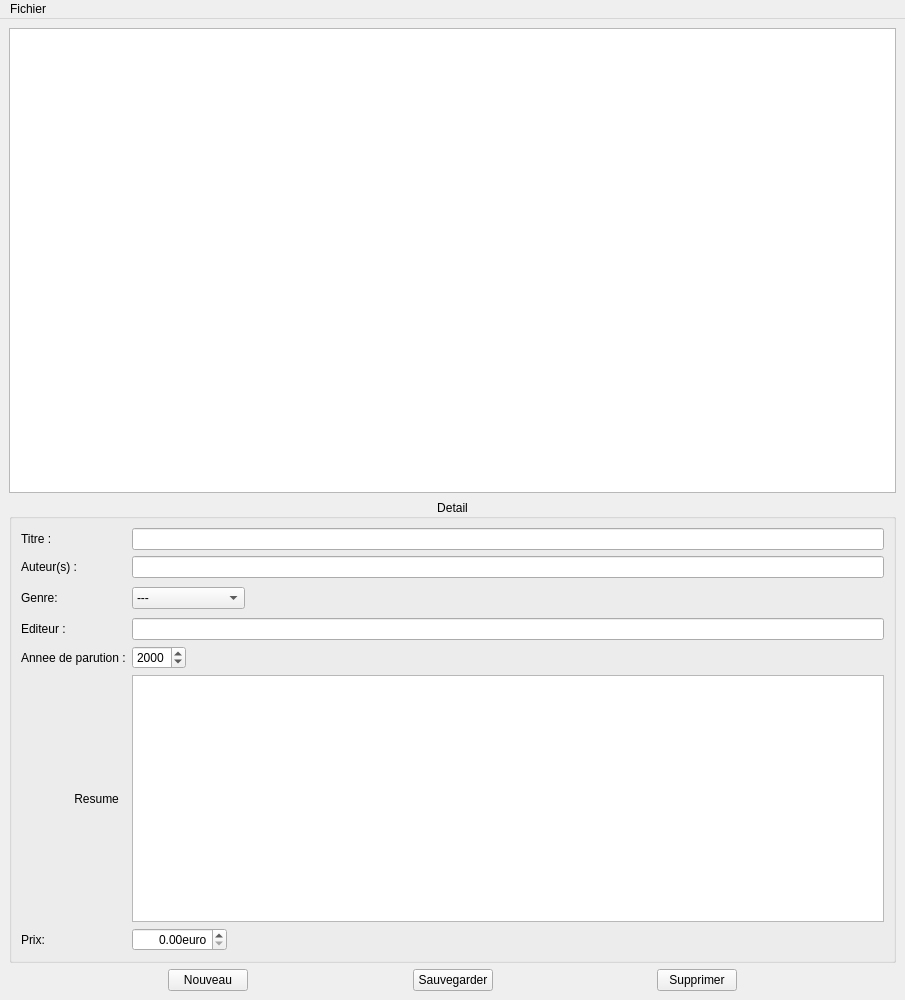
<?xml version="1.0" encoding="UTF-8"?>
<ui version="4.0">
 <class>mainWindowBiblio</class>
 <widget class="QMainWindow" name="mainWindowBiblio">
  <property name="geometry">
   <rect>
    <x>0</x>
    <y>0</y>
    <width>905</width>
    <height>1000</height>
   </rect>
  </property>
  <property name="windowTitle">
   <string>BiblioApp</string>
  </property>
  <widget class="QWidget" name="centralWidget">
   <layout class="QVBoxLayout" name="verticalLayout">
    <item>
     <widget class="QTreeView" name="treeViewLivres"/>
    </item>
    <item>
     <widget class="QGroupBox" name="groupBox">
      <property name="title">
       <string>Detail</string>
      </property>
      <property name="alignment">
       <set>Qt::AlignCenter</set>
      </property>
      <layout class="QGridLayout" name="gridLayout">
       <item row="6" column="0">
        <widget class="QLabel" name="label_7">
         <property name="text">
          <string>Prix:</string>
         </property>
        </widget>
       </item>
       <item row="2" column="0">
        <widget class="QLabel" name="label_3">
         <property name="text">
          <string>Genre:</string>
         </property>
        </widget>
       </item>
       <item row="4" column="0">
        <widget class="QLabel" name="label_5">
         <property name="text">
          <string>Annee de parution :</string>
         </property>
        </widget>
       </item>
       <item row="2" column="1">
        <layout class="QHBoxLayout" name="horizontalLayout">
         <item>
          <widget class="QComboBox" name="comboBoxGenre">
           <item>
            <property name="text">
             <string>---</string>
            </property>
           </item>
           <item>
            <property name="text">
             <string>Biographie</string>
            </property>
           </item>
           <item>
            <property name="text">
             <string>Fantastique</string>
            </property>
           </item>
           <item>
            <property name="text">
             <string>Histoire</string>
            </property>
           </item>
           <item>
            <property name="text">
             <string>Policier</string>
            </property>
           </item>
           <item>
            <property name="text">
             <string>Science-Fiction</string>
            </property>
           </item>
          </widget>
         </item>
         <item>
          <spacer name="horizontalSpacer">
           <property name="orientation">
            <enum>Qt::Horizontal</enum>
           </property>
           <property name="sizeHint" stdset="0">
            <size>
             <width>40</width>
             <height>28</height>
            </size>
           </property>
          </spacer>
         </item>
        </layout>
       </item>
       <item row="1" column="0">
        <widget class="QLabel" name="label_2">
         <property name="text">
          <string>Auteur(s) : </string>
         </property>
        </widget>
       </item>
       <item row="4" column="1">
        <layout class="QHBoxLayout" name="horizontalLayout_2">
         <item>
          <widget class="QDateEdit" name="dateEditParution">
           <property name="displayFormat">
            <string>yyyy</string>
           </property>
          </widget>
         </item>
         <item>
          <spacer name="horizontalSpacer_2">
           <property name="orientation">
            <enum>Qt::Horizontal</enum>
           </property>
           <property name="sizeHint" stdset="0">
            <size>
             <width>40</width>
             <height>20</height>
            </size>
           </property>
          </spacer>
         </item>
        </layout>
       </item>
       <item row="0" column="0">
        <widget class="QLabel" name="label">
         <property name="text">
          <string>Titre :</string>
         </property>
        </widget>
       </item>
       <item row="5" column="0">
        <widget class="QLabel" name="label_6">
         <property name="text">
          <string>                Resume</string>
         </property>
        </widget>
       </item>
       <item row="1" column="1">
        <widget class="QLineEdit" name="lineEditAuteur"/>
       </item>
       <item row="0" column="1">
        <widget class="QLineEdit" name="lineEditTitre"/>
       </item>
       <item row="3" column="1">
        <widget class="QLineEdit" name="lineEditEditeur"/>
       </item>
       <item row="3" column="0">
        <widget class="QLabel" name="label_4">
         <property name="text">
          <string>Editeur :</string>
         </property>
        </widget>
       </item>
       <item row="6" column="1">
        <layout class="QHBoxLayout" name="horizontalLayout_3">
         <item>
          <widget class="QDoubleSpinBox" name="doubleSpinBoxPrix">
           <property name="alignment">
            <set>Qt::AlignRight|Qt::AlignTrailing|Qt::AlignVCenter</set>
           </property>
           <property name="prefix">
            <string/>
           </property>
           <property name="suffix">
            <string>euro</string>
           </property>
           <property name="maximum">
            <double>9999.989999999999782</double>
           </property>
          </widget>
         </item>
         <item>
          <spacer name="horizontalSpacer_3">
           <property name="orientation">
            <enum>Qt::Horizontal</enum>
           </property>
           <property name="sizeHint" stdset="0">
            <size>
             <width>40</width>
             <height>20</height>
            </size>
           </property>
          </spacer>
         </item>
        </layout>
       </item>
       <item row="5" column="1">
        <widget class="QTextEdit" name="textEditResume"/>
       </item>
      </layout>
     </widget>
    </item>
    <item>
     <layout class="QHBoxLayout" name="horizontalLayout_4">
      <item>
       <spacer name="horizontalSpacer_5">
        <property name="orientation">
         <enum>Qt::Horizontal</enum>
        </property>
        <property name="sizeHint" stdset="0">
         <size>
          <width>40</width>
          <height>20</height>
         </size>
        </property>
       </spacer>
      </item>
      <item>
       <widget class="QPushButton" name="pushButtonNouveau">
        <property name="text">
         <string>Nouveau</string>
        </property>
       </widget>
      </item>
      <item>
       <spacer name="horizontalSpacer_4">
        <property name="orientation">
         <enum>Qt::Horizontal</enum>
        </property>
        <property name="sizeHint" stdset="0">
         <size>
          <width>118</width>
          <height>20</height>
         </size>
        </property>
       </spacer>
      </item>
      <item>
       <widget class="QPushButton" name="pushButtonSauvegarder">
        <property name="text">
         <string>Sauvegarder</string>
        </property>
       </widget>
      </item>
      <item>
       <spacer name="horizontalSpacer_6">
        <property name="orientation">
         <enum>Qt::Horizontal</enum>
        </property>
        <property name="sizeHint" stdset="0">
         <size>
          <width>148</width>
          <height>20</height>
         </size>
        </property>
       </spacer>
      </item>
      <item>
       <widget class="QPushButton" name="pushButtonSupprimer">
        <property name="text">
         <string>Supprimer</string>
        </property>
       </widget>
      </item>
      <item>
       <spacer name="horizontalSpacer_7">
        <property name="orientation">
         <enum>Qt::Horizontal</enum>
        </property>
        <property name="sizeHint" stdset="0">
         <size>
          <width>58</width>
          <height>20</height>
         </size>
        </property>
       </spacer>
      </item>
     </layout>
    </item>
   </layout>
  </widget>
  <widget class="QMenuBar" name="menuBar">
   <property name="geometry">
    <rect>
     <x>0</x>
     <y>0</y>
     <width>905</width>
     <height>22</height>
    </rect>
   </property>
   <widget class="QMenu" name="menuFuchier">
    <property name="title">
     <string>Fichier</string>
    </property>
    <addaction name="actionOuvrir"/>
    <addaction name="actionEnregistrer"/>
    <addaction name="separator"/>
    <addaction name="actionQuitter"/>
   </widget>
   <addaction name="menuFuchier"/>
  </widget>
  <action name="actionOuvrir">
   <property name="text">
    <string>Ouvrir</string>
   </property>
   <property name="shortcut">
    <string>Ctrl+O</string>
   </property>
  </action>
  <action name="actionEnregistrer">
   <property name="text">
    <string>Enregistrer</string>
   </property>
   <property name="shortcut">
    <string>Ctrl+S</string>
   </property>
  </action>
  <action name="actionQuitter">
   <property name="text">
    <string>Quitter</string>
   </property>
  </action>
 </widget>
 <resources/>
 <connections/>
</ui>
